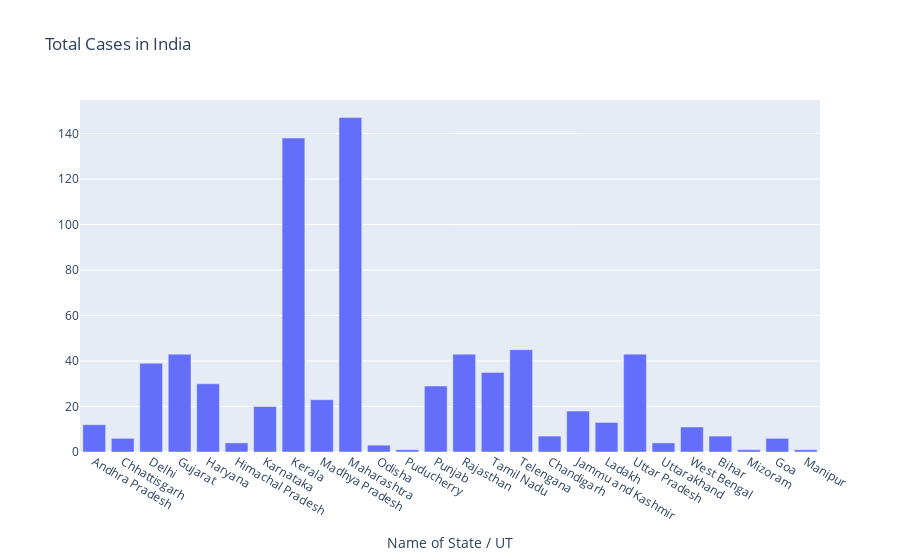

Source (notebook cell):
### Code cell
#PLOTLY
fig=go.Figure()
fig.add_trace(go.Bar(x=df['Name of State / UT'],y=df['Total_cases']))
fig.update_layout(title='Total Cases in India',xaxis=dict(title='Name of State / UT'),yaxis=dict(''))

### Figure 1 — Plotly figure (JSON) as saved in the notebook; plotly's stock layout.template omitted (floating-point values rounded to 4 significant figures)
{"data": [{"type": "bar", "x": ["Andhra Pradesh", "Chhattisgarh", "Delhi", "Gujarat", "Haryana", "Himachal Pradesh", "Karnataka", "Kerala", "Madhya Pradesh", "Maharashtra", "Odisha", "Puducherry", "Punjab", "Rajasthan", "Tamil Nadu", "Telengana", "Chandigarh", "Jammu and Kashmir", "Ladakh", "Uttar Pradesh", "Uttarakhand", "West Bengal", "Bihar", "Mizoram", "Goa", "Manipur"], "y": [12, 6, 39, 43, 30, 4, 20, 138, 23, 147, 3, 1, 29, 43, 35, 45, 7, 18, 13, 43, 4, 11, 7, 1, 6, 1]}], "layout": {"title": {"text": "Total Cases in India"}, "xaxis": {"title": {"text": "Name of State / UT"}}}}
